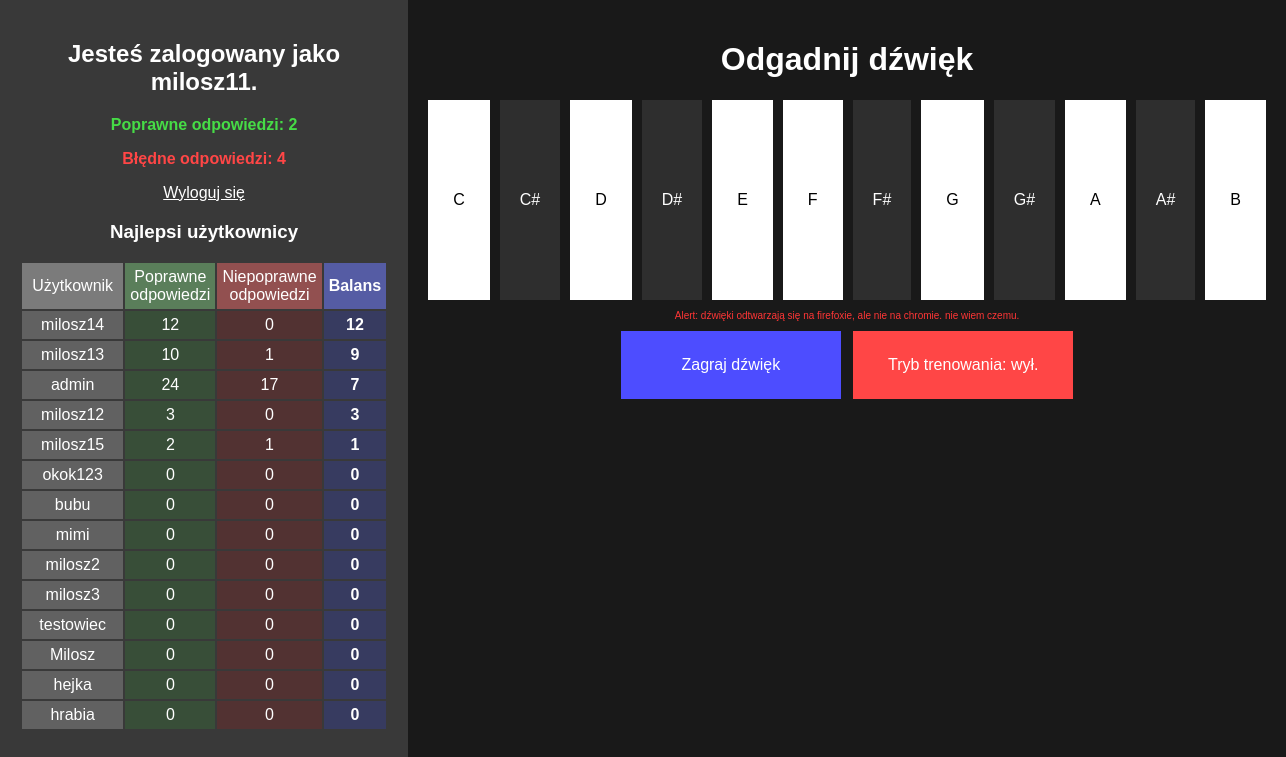
The page /polls/ (signed in) on the database its author committed.
### polls/models.py (models this page shows, shortened)
class CustomUser(AbstractUser):
     button_click_count = models.PositiveIntegerField(default=0)
     dobre = models.PositiveIntegerField(default=0)
     zle = models.PositiveIntegerField(default=0)
     stosunek = models.IntegerField(default=0)

### polls/views.py (the view)
# urls.py: path('', views.gra, name='muzyka'),
def gra(request):
    profiles = CustomUser.objects.all().order_by('-stosunek')[:14]  # Sortowanie według poprawnych odpowiedzi
    return render(request, 'polls/gra.html', {'users': profiles})

### polls/templates/polls/gra.html (shortened to what this page needs)
<!DOCTYPE html>
<html lang="pl">
<head>
    {% load static %}
    <link rel="stylesheet" href="{% static 'polls/stylislaw.css' %}">
</head>
<body>
    <div class="rodzic">
    <div class="container2">
    {% if user.is_authenticated %}
    <h2>Jesteś zalogowany jako {{ user.username }}.</h2>
    <p id="poprawne">Poprawne odpowiedzi: <span id="correct_score">{{ request.user.dobre }}</span></p>
    <p id="bledne">Błędne odpowiedzi: <span id="wrong_score">{{ request.user.zle }}</span></p>
    <a href="{% url 'logout' %}">Wyloguj się</a>
    {% else %}
    <a href="{% url 'login' %}">Zaloguj się by zapisać wynik</a>
    {% endif %}
    <h3>Najlepsi użytkownicy</h3>
    <table>
            <tr>
                <td id="user">Użytkownik</td>
                <td id="pop">Poprawne odpowiedzi</td>
                <td id="niepop">Niepoprawne odpowiedzi</td>
                <th id="ratio">Balans</th>
            </tr>
            {% for user in users %}
            <tr>
                <td class="user">{{ user.username }}</td>
                <td class="pop">{{ user.dobre }}</td>
                <td class="niepop">{{ user.zle }}</td>
                <td class="ratio">{{ user.stosunek }}</td>
            </tr>
            {% endfor %}
    </table>
    </div>
    <div class="container" >
        <h1>Odgadnij dźwięk</h1>
        <div id="pianino">
        <form method="POST" action="" onsubmit="event.preventDefault(); sprawdz('C', this);">
            <button type="submit" id="C">C</button>
        </form>
        <form method="POST" action="" onsubmit="event.preventDefault(); sprawdz('Db', this);">
            <button type="submit" class="accidental" id="Db">C#</button>
        </form>
        <form method="POST" action="" onsubmit="event.preventDefault(); sprawdz('D', this);">
            <button type="submit" id="D">D</button>
        </form>
        <form method="POST" action="" onsubmit="event.preventDefault(); sprawdz('Eb', this);">
            <button type="submit" class="accidental" id="Eb">D#</button>
        </form>
        <form method="POST" action="" onsubmit="event.preventDefault(); sprawdz('E', this);">
            <button type="submit" id="E">E</button>
        </form>
        <form method="POST" action="" onsubmit="event.preventDefault(); sprawdz('F', this);">
            <button type="submit" id="F">F</button>
        </form>
        <form method="POST" action="" onsubmit="event.preventDefault(); sprawdz('Gb', this);">
            <button type="submit" class="accidental" id="Gb">F#</button>
        </form>
        <form method="POST" action="" onsubmit="event.preventDefault(); sprawdz('G', this);">
            <button type="submit" id="G">G</button>
        </form>
        <form method="POST" action="" onsubmit="event.preventDefault(); sprawdz('Ab', this);">
            <button type="submit" class="accidental" id="Ab">G#</button>
        </form>
        <form method="POST" action="" onsubmit="event.preventDefault(); sprawdz('A', this);">
            <button type="submit" id="A" class="wyjatuszek">A</button>
        </form>
        <form method="POST" action="" onsubmit="event.preventDefault(); sprawdz('Bb', this);">
            <button type="submit" class="accidental" id="Bb">A#</button>
        </form>
        <form method="POST" action="" onsubmit="event.preventDefault(); sprawdz('B', this);">
            <button type="submit" id="B">B</button>
        </form>
    </div>
    <p id="alert">Alert: dźwięki odtwarzają się na firefoxie, ale nie na chromie. nie wiem czemu.</p>
    <button onclick="zagraj()" id="zagraj">Zagraj dźwięk</button>
    <button id="tryb" onclick="zmienTryb()">
        Tryb trenowania: wył.
    </button>
    </div>
    </div>
</body>
</html>

### polls/static/polls/stylislaw.css (style rules this page uses)
body { text-align: center; font-family: Arial, sans-serif; background-color: rgb(25, 25, 25); color:rgb(255, 255, 255); margin:0; overflow-y:hidden; }
.rodzic { display:flex; width:100% }
.container { flex-wrap: wrap; justify-content: center; gap: 10px; padding: 20px; flex:4; }
.container2 { padding:20px; background-color: rgb(57, 57, 57); color:white; flex:2; height:100vh; }
#pianino { display: flex; justify-content: center; gap:10px; }
button { background-color: white; padding: 25px; font-size: 16px; cursor: pointer; border-width: 0; height:200px; }
.accidental { z-index: 1; padding: 20px; background-color: rgb(46, 46, 46); color:white; }
#poprawne { color:rgb(70, 220, 70); font-weight: bold; }
#bledne { color:rgb(255, 70, 70); font-weight: bold; }
#zagraj { width:220px; margin-right:4px; height:auto; background-color: rgb(77, 77, 255); color:white; }
#tryb { width:220px; height:auto; margin-left:4px; background-color: rgb(255, 70, 70); color:white; }
a { color: white; }
table { display:flex; justify-content: center; font-size: 16px; }
th, td { justify-content: center; background-color: rgb(97, 97, 97); padding:5px; width:50px; }
#user { background-color:rgb(123, 123, 123); }
.user { width:200px; }
#pop { background-color:rgb(90, 126, 90); }
.pop { background-color:rgb(56, 78, 56); }
#niepop { background-color:rgb(146, 80, 80); }
.niepop { background-color:rgb(82, 50, 50); }
#ratio { background-color:rgb(85, 92, 164); }
.ratio { background-color:rgb(55, 59, 96); font-weight:bold; }
#alert { color:rgb(255, 54, 54); font-size:10px; }

### rows shown on the page
CustomUser: username "milosz11", user.dobre "2", user.zle "4"
CustomUser: username "milosz14", dobre "12", zle "0", stosunek "12"
CustomUser: username "milosz13", dobre "10", zle "1", stosunek "9"
CustomUser: username "admin", dobre "24", zle "17", stosunek "7"
CustomUser: username "milosz12", dobre "3", zle "0", stosunek "3"
CustomUser: username "milosz15", dobre "2", zle "1", stosunek "1"
CustomUser: username "okok123", dobre "0", zle "0", stosunek "0"
CustomUser: username "bubu", dobre "0", zle "0", stosunek "0"
CustomUser: username "mimi", dobre "0", zle "0", stosunek "0"
CustomUser: username "milosz2", dobre "0", zle "0", stosunek "0"
CustomUser: username "milosz3", dobre "0", zle "0", stosunek "0"
CustomUser: username "testowiec", dobre "0", zle "0", stosunek "0"
CustomUser: username "Milosz", dobre "0", zle "0", stosunek "0"
CustomUser: username "hejka", dobre "0", zle "0", stosunek "0"
CustomUser: username "hrabia", dobre "0", zle "0", stosunek "0"
